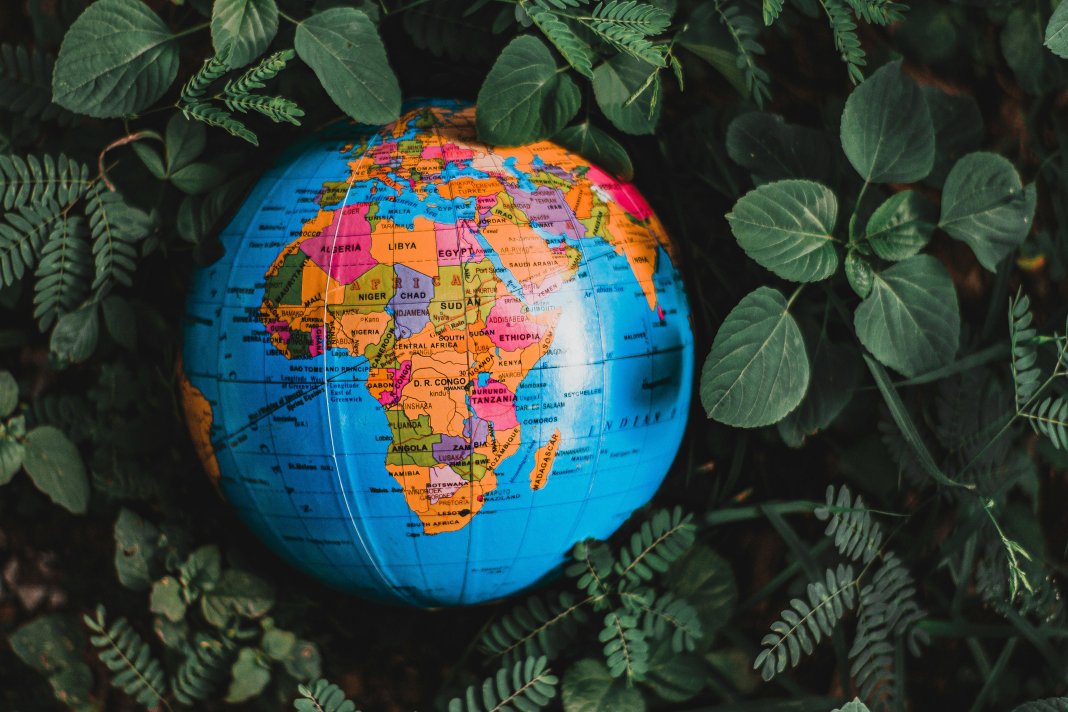
#> input picture opencv/assets/global.jpg, 4272 x 2848 px, found by its file name (shown at 1/4 size)
$ jupyter execute 02.image_read_write.ipynb
#> lines starting #> are read from the running program, lines starting #| are printed output that depends on the picture
[cell 1]
import cv2 as cv

[cell 2]
image = cv.imread('./global.jpg')
#> image is the input picture: shape (2848, 4272, 3); mean B, G, R 58.8, 64.9, 51

[cell 3]
if image is None:
    print("Image load not successfully")
else:
    print("Image load successfully")

[cell 4]
image.shape[:2]
#> Out = (2848, 4272)

[cell 5]
# resize the image
scale_percent = 30
width = int(image.shape[1] * scale_percent / 100)
#> width = 1281
height = int(image.shape[0] * scale_percent / 100)
#> height = 854

dim = (width, height)
#> dim = (1281, 854)
dim
#> Out = (1281, 854)

[cell 6]
resized_image = cv.resize(image, dim, interpolation=cv.INTER_AREA)

[cell 7]
# fixed size
resized_image2 = cv.resize(image, (800, 500), interpolation=cv.INTER_AREA)
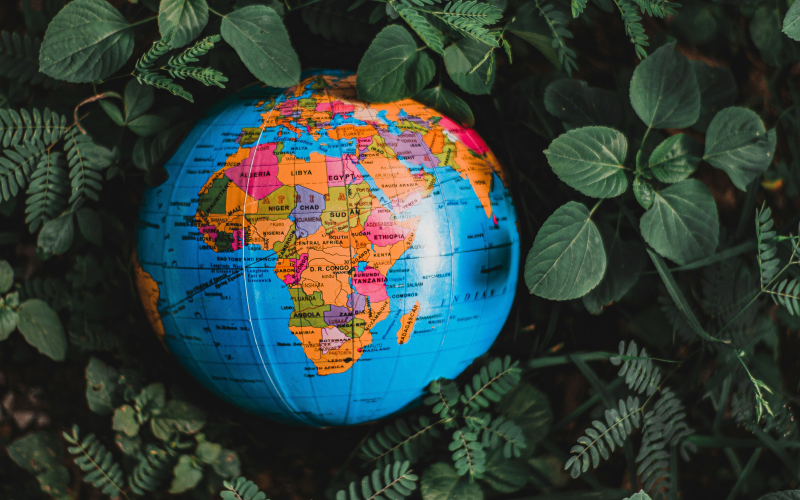
#> resized_image2: shape (500, 800, 3); mean B, G, R 58.8, 64.9, 51

[cell 8]
# load image
cv.imshow("Global Image", resized_image)
cv.waitKey(0)
cv.destroyAllWindows()

[cell 9]
cv.imshow("Global Image", resized_image2)
cv.waitKey(0)
cv.destroyAllWindows()

[cell 10]
# save image
new_image = image + 30
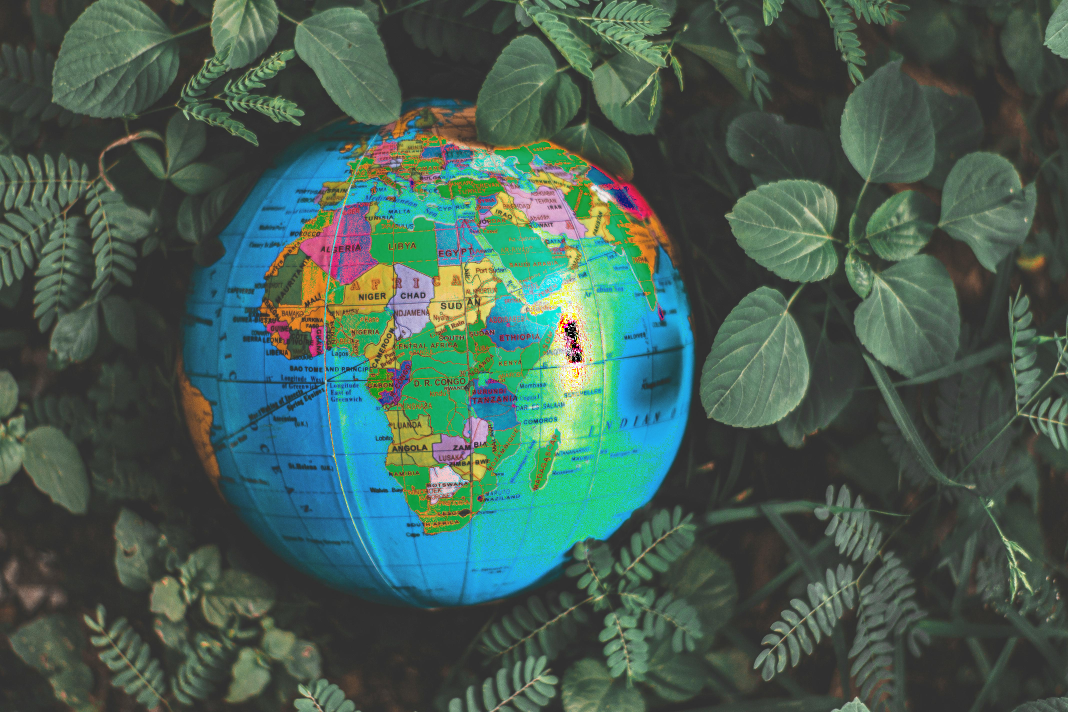
#> new_image: shape (2848, 4272, 3) (shown at 1/4 size); mean B, G, R 84.2, 94.7, 70.2
cv.imwrite("./output.jpg", new_image)
#> Out = True
